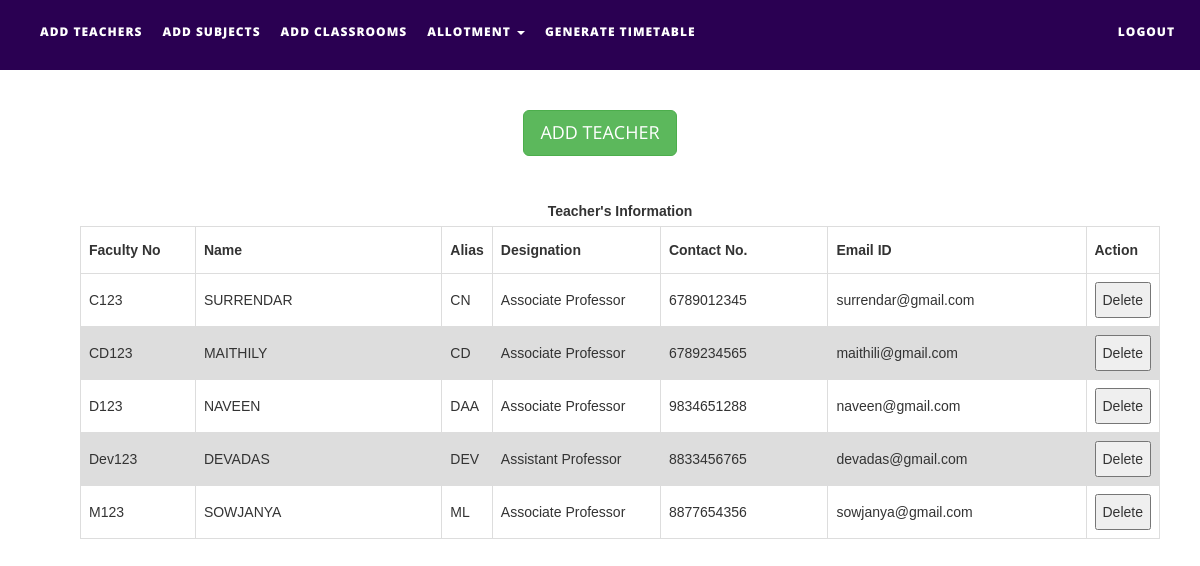
Page /index.html/addteachers.php on the committed database.
### tables this page shows
CREATE TABLE `teachers` (
  `faculty_number` varchar(10) NOT NULL,
  `name` text NOT NULL,
  `alias` varchar(10) NOT NULL,
  `designation` varchar(30) NOT NULL,
  `contact_number` varchar(15) NOT NULL,
  `emailid` varchar(50) NOT NULL
);

### index.html/addteachers.php (the view, shortened to what this page needs)
<!DOCTYPE html>
<html xmlns="http://www.w3.org/1999/xhtml">
<head>
    <link href="assets/css/bootstrap.css" rel="stylesheet"/>
    <link href="assets/css/font-awesome.min.css" rel="stylesheet"/>
    <link href="assets/css/flexslider.css" rel="stylesheet"/>
    <link href="assets/css/style.css" rel="stylesheet"/>
</head>
<body>
<div class="navbar navbar-inverse navbar-fixed-top " id="menu">
    <div class="container">
        <div class="navbar-collapse collapse move-me">
            <ul class="nav navbar-nav navbar-left">
                <li><a href="addteachers.php">ADD TEACHERS</a></li>
                <li><a href="addsubjects.php">ADD SUBJECTS</a></li>
                <li><a href="addclassrooms.php">ADD CLASSROOMS</a></li>
                <li class="dropdown"><a class="dropdown-toggle" data-toggle="dropdown" aria-expanded="false">ALLOTMENT
                        <span class="caret"></span></a>
                </li>
                <li><a href="generatetimetable.php">GENERATE TIMETABLE</a></li>
            </ul>
            <ul class="nav navbar-nav navbar-right">
                <li><a href="index.php">LOGOUT</a></li>
            </ul>
        </div>
    </div>
</div>
<br>
<div align="center" style="margin-top:20px">
    <button id="teachermanual" class="btn btn-success btn-lg">ADD TEACHER</button>
</div>
<div>
    <br>
    <table id=teacherstable style="margin-left: 80px">
        <caption><strong>Teacher's Information </strong></caption>
        <tr>
            <th width="130">Faculty No</th>
            <th width=290>Name</th>
            <th width=50>Alias</th>
            <th width="190">Designation</th>
            <th width="190">Contact No.</th>
            <th width="290">Email ID</th>
            <th width="40">Action</th>
        </tr>
        <tbody>
        <?php
        $q = mysqli_query(mysqli_connect("localhost","id20469554_root","a@/jC1T-JrdVL5M!","id20469554_ttms"),
            "SELECT * FROM teachers ORDER BY faculty_number ASC");
        while ($row = mysqli_fetch_assoc($q)) {
            echo "<tr><td>{$row['faculty_number']}</td>
                    <td>{$row['name']}</td>
                    <td>{$row['alias']}</td>
                    <td>{$row['designation']}</td>
                    <td>{$row['contact_number']}</td>
                    <td>{$row['emailid']}</td>
                   <td>
                    <button>Delete</button></td>
                    </tr>\n";
        }
        ?>
        </tbody>
    </table>
</div>
</body>
</html>

### index.html/assets/css/style.css (style rules this page uses)
#menu { background-color: rgb(42, 0, 82); color: #fff; font-size: 12px; font-weight: 900; letter-spacing: 1px; min-height: 70px; }
.navbar-inverse { border-color: transparent; }
.navbar-inverse .navbar-nav > li > a, .navbar-inverse .navbar-nav > li > a:hover { color: #FFF; padding: 22px 10px; }

### index.html/addteachers.php (style rules this page uses)
table { margin-top: 10px; font-family: arial, sans-serif; border-collapse: collapse; margin-left: 30px; width: 90%; }
td, th { border: 1px solid #dddddd; text-align: left; padding: 8px; }
tr:nth-child(even) { background-color: #dddddd; }

### rows in the picture
teachers: faculty_number "C123", name "SURRENDAR", alias "CN", designation "Associate Professor", contact_number "6789012345", emailid "surrendar@gmail.com"
teachers: faculty_number "CD123", name "MAITHILY", alias "CD", designation "Associate Professor", contact_number "6789234565", emailid "maithili@gmail.com"
teachers: faculty_number "D123", name "NAVEEN", alias "DAA", designation "Associate Professor", contact_number "9834651288", emailid "naveen@gmail.com"
teachers: faculty_number "Dev123", name "DEVADAS", alias "DEV", designation "Assistant Professor", contact_number "8833456765", emailid "devadas@gmail.com"
teachers: faculty_number "M123", name "SOWJANYA", alias "ML", designation "Associate Professor", contact_number "8877654356", emailid "sowjanya@gmail.com"
